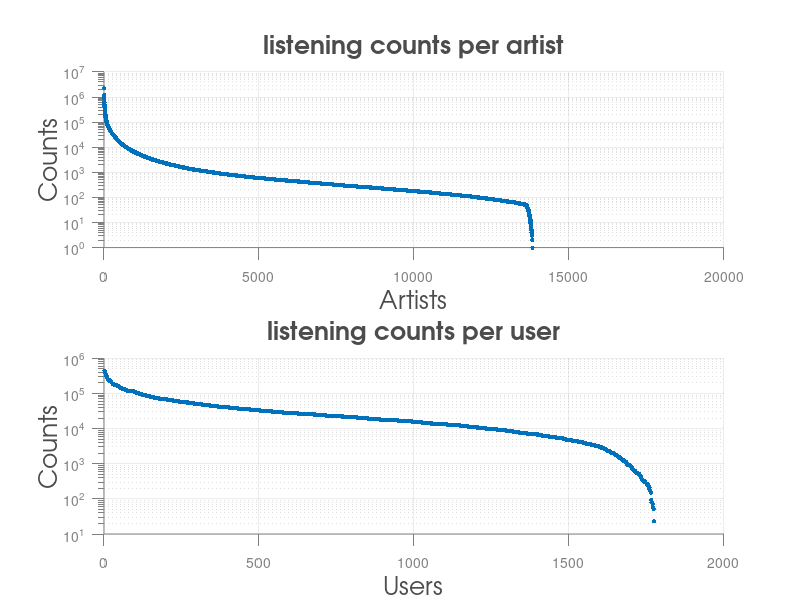
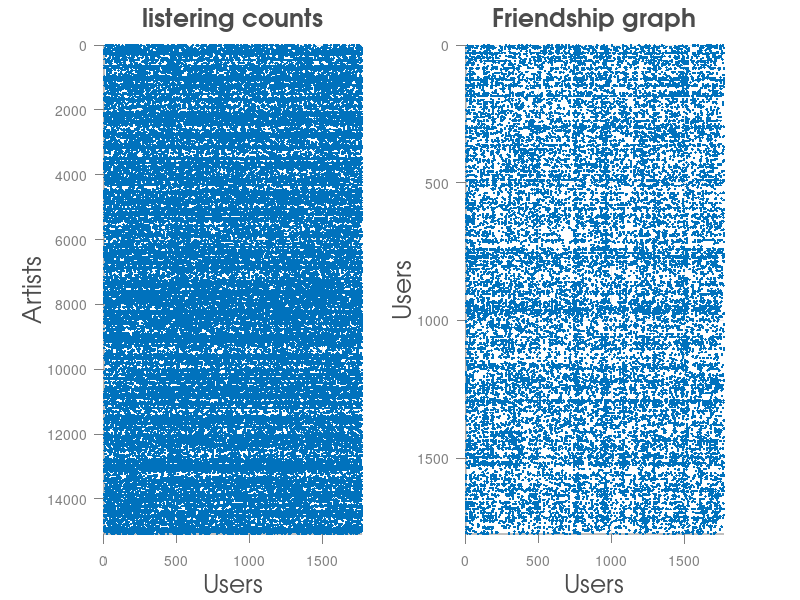

These charts were generated, in order, by the following MATLAB code:
load songTrain;

% print some basic statistics
fprintf('number of artists %d\n', size(Ytrain,2));
fprintf('number of users %d\n', size(Ytrain,1));
fprintf('number of training entries %d\n', nnz(Ytrain));

% plot number of counts per artist and per user
figure(1);
subplot(211);
semilogy(sort(sum(Ytrain,1),'descend'),'.','markersize', 10);
grid on;
hy = ylabel('Counts');
hx = xlabel('Artists');
ht = title('listening counts per artist');
set(gca,'fontsize',10,'fontname','Helvetica','box','off','tickdir','out','ticklength',[.02 .02],'xcolor',0.5*[1 1 1],'ycolor',0.5*[1 1 1]);
set([hx; hy; ht],'fontsize',18,'fontname','avantgarde','color',[.3 .3 .3]);
subplot(212);
semilogy(sort(sum(Ytrain,2),'descend'),'.','markersize', 10);
hy = ylabel('Counts');
hx = xlabel('Users');
ht = title('listening counts per user');
grid on;
set(gca,'fontsize',10,'fontname','Helvetica','box','off','tickdir','out','ticklength',[.02 .02],'xcolor',0.5*[1 1 1],'ycolor',0.5*[1 1 1]);
set([hx; hy; ht],'fontsize',18,'fontname','avantgarde','color',[.3 .3 .3]);
print('-dpng', 'fig1');

figure(2)
% plot data
subplot(121);
spy(Ytrain');
hx = xlabel('Users');
hy = ylabel('Artists');
ht = title('listering counts');
grid on;
set(gca,'fontsize',10,'fontname','Helvetica','box','off','tickdir','out','ticklength',[.02 .02],'xcolor',0.5*[1 1 1],'ycolor',0.5*[1 1 1]);
set([hx; hy; ht],'fontsize',18,'fontname','avantgarde','color',[.3 .3 .3]);

% plot friendship graph
subplot(122);
spy(Gtrain);
hx = xlabel('Users');
hy = ylabel('Users');
ht = title('Friendship graph');
grid on;
set(gca,'fontsize',10,'fontname','Helvetica','box','off','tickdir','out','ticklength',[.02 .02],'xcolor',0.5*[1 1 1],'ycolor',0.5*[1 1 1]);
set([hx; hy; ht],'fontsize',18,'fontname','avantgarde','color',[.3 .3 .3]);

print('-dpng', 'fig2');

